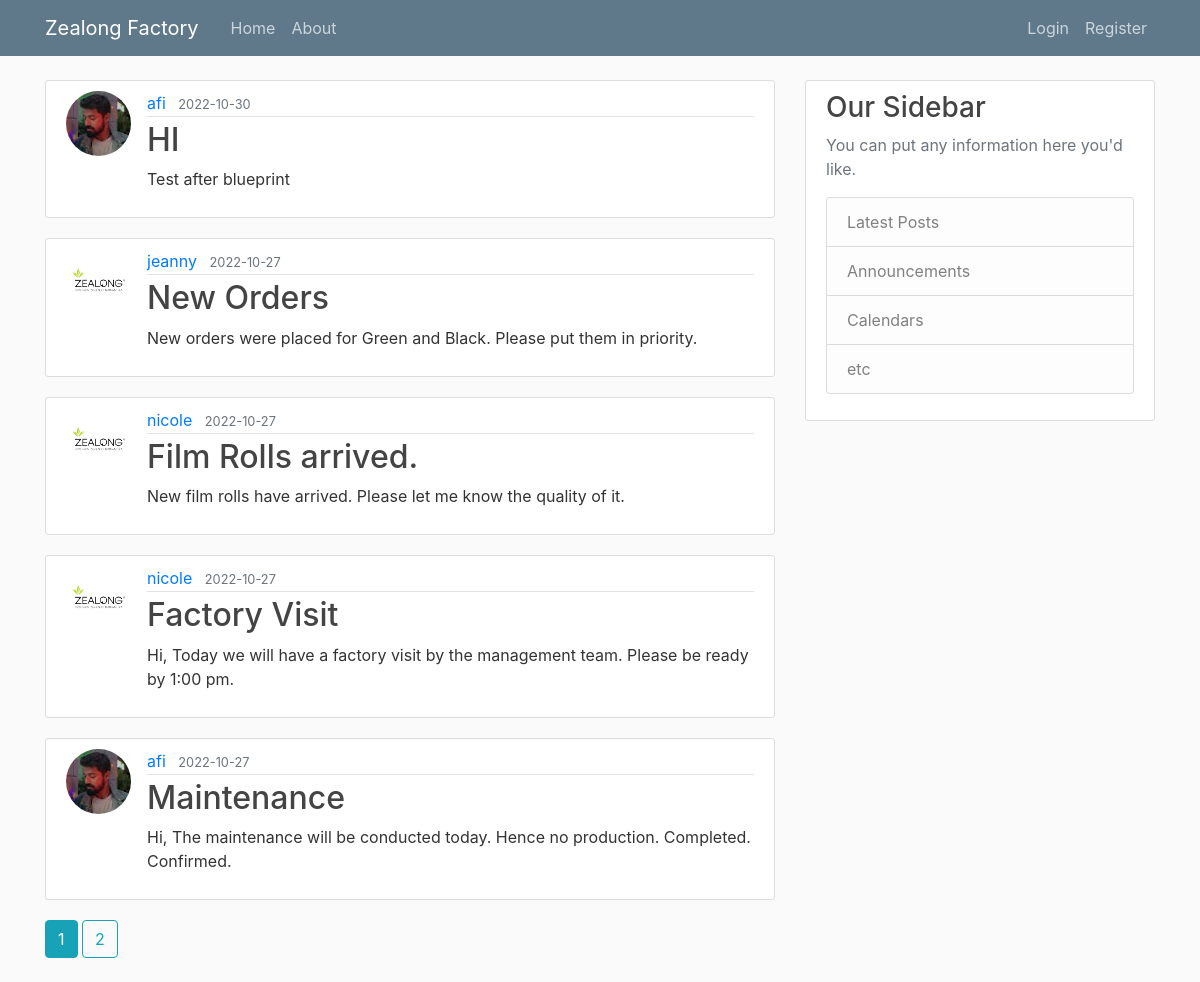
The page /home on the database its author committed.
### flaskblog/models.py (models this page shows, shortened)
class Post(db.Model):
    id = db.Column(db.Integer, primary_key=True)
    title = db.Column(db.String(100),nullable=False)
    date_posted = db.Column(db.DateTime,nullable=False,default=datetime.utcnow)
    content = db.Column(db.Text, nullable=False)
    user_id = db.Column(db.Integer,db.ForeignKey('user.id'), nullable =False)

class User(db.Model, UserMixin):
    id = db.Column(db.Integer, primary_key=True) #primary key coz, unique id for our user
    username =db.Column(db.String(20),unique=True, nullable=False)
    email =db.Column(db.String(120),unique=True, nullable=False)
    image_file =db.Column(db.String(20), nullable=False, default='default.jpg') # removed unique since they can have a default pic
    password= db.Column(db.String(60),nullable=False) #not unique, since people can have same passwords
    posts =db.relationship('Post' ,backref='author', lazy =True)

### flaskblog/main/routes.py (the view)
@main.route("/")
@main.route("/home")
def home():
    page =request.args.get('page', 1 ,type =int)
    posts = Post.query.order_by(Post.date_posted.desc()).paginate(page =page, per_page =5)
    return render_template('home.html', posts=posts) # posts argument = posts list

### flaskblog/templates/home.html
{% extends "layout.html" %}
{% block content %}
    {% for post in posts.items %}
        <article class="media content-section">
          <img class="rounded-circle article-img" src="{{ url_for('static', filename='profile_pics/' + post.author.image_file) }}">
          <div class="media-body">
            <div class="article-metadata">
              <a class="mr-2" href="{{ url_for('users.user_posts',username=post.author.username) }}">{{ post.author.username }}</a>
              <small class="text-muted">{{ post.date_posted.strftime('%Y-%m-%d') }}</small>
            </div>
            <h2><a class="article-title" href="{{ url_for('posts.post', post_id=post.id) }}">{{ post.title }}</a></h2>
            <p class="article-content">{{ post.content }}</p>
          </div>
        </article>
    {% endfor %}
    {% for page_num in posts.iter_pages(left_edge=1, right_edge=1, left_current=1, right_current=2) %}
      {% if page_num %}
        {% if posts.page == page_num %}
          <a class="btn btn-info mb-4" href="{{ url_for('main.home', page=page_num) }}">{{ page_num }}</a>
        {% else %}
          <a class="btn btn-outline-info mb-4" href="{{ url_for('main.home', page=page_num) }}">{{ page_num }}</a>
        {% endif %}
      {% else %}
        ...
      {% endif %}
    {% endfor %}
{% endblock content %}

### flaskblog/templates/layout.html (shortened to what this page needs)
<!DOCTYPE html>
<html lang="en">
<head>
    <link rel="stylesheet" href="https://cdn.jsdelivr.net/npm/bootstrap@4.3.1/dist/css/bootstrap.min.css">
    <link rel="stylesheet" type="text/css" href="{{url_for('static',filename='main.css')}}">
</head>
<body>
     <header class="site-header">
        <nav class="navbar navbar-expand-md navbar-dark bg-steel fixed-top">
          <div class="container">
            <a class="navbar-brand mr-4" href="/">Zealong Factory</a>
            <div class="collapse navbar-collapse" id="navbarToggle">
              <div class="navbar-nav mr-auto">
                <a class="nav-item nav-link" href="{{url_for('main.home')}}">Home</a>
                <a class="nav-item nav-link" href="{{url_for('main.about')}}">About</a>
              </div>
              <div class="navbar-nav">
                {% if current_user.is_authenticated %}
                <a class="nav-item nav-link" href="{{url_for('posts.new_post')}}">New Post</a>
                <a class="nav-item nav-link" href="{{url_for('users.account')}}">Account</a>
                  <a class="nav-item nav-link" href="{{url_for('users.logout')}}">Logout</a>
                {% else %}
                  <a class="nav-item nav-link" href="{{url_for('users.login')}}">Login</a>
                  <a class="nav-item nav-link" href="{{url_for('users.register')}}">Register</a>
                {% endif %}
              </div>
            </div>
          </div>
        </nav>
      </header>
     <main role="main" class="container">
        <div class="row">
          <div class="col-md-8">
            {% block content %}{% endblock %}
          </div>
          <div class="col-md-4">
            <div class="content-section">
              <h3>Our Sidebar</h3>
              <p class='text-muted'>You can put any information here you'd like.
                <ul class="list-group">
                  <li class="list-group-item list-group-item-light">Latest Posts</li>
                  <li class="list-group-item list-group-item-light">Announcements</li>
                  <li class="list-group-item list-group-item-light">Calendars</li>
                  <li class="list-group-item list-group-item-light">etc</li>
                </ul>
              </p>
            </div>
          </div>
        </div>
     </main>
</body>

### flaskblog/static/main.css (style rules this page uses)
body { background: #fafafa; color: #333333; margin-top: 5rem; }
h1, h2, h3, h4, h5, h6 { color: #444444; }
.bg-steel { background-color: #5f788a; }
.site-header .navbar-nav .nav-link { color: #cbd5db; }
.content-section { background: #ffffff; padding: 10px 20px; border: 1px solid #dddddd; border-radius: 3px; margin-bottom: 20px; }
.article-title { color: #444444; }
.article-content { white-space: pre-line; }
.article-img { height: 65px; width: 65px; margin-right: 16px; }
.article-metadata { padding-bottom: 1px; margin-bottom: 4px; border-bottom: 1px solid #e3e3e3 }

### rows shown on the page
Post: image_file (picture), author.username "afi", date_posted "2022-10-30", title "HI", content "Test after blueprint"
Post: image_file (placeholder picture), author.username "jeanny", date_posted "2022-10-27", title "New Orders", content "New orders were placed for Green and Black. Please put them in priority."
Post: image_file (placeholder picture), author.username "nicole", date_posted "2022-10-27", title "Film Rolls arrived.", content "New film rolls have arrived. Please let me know the quality of it."
Post: image_file (placeholder picture), author.username "nicole", date_posted "2022-10-27", title "Factory Visit", content "Hi, Today we will have a factory visit by the management team. Please be ready by 1:00 pm."
Post: image_file (picture), author.username "afi", date_posted "2022-10-27", title "Maintenance", content "Hi, The maintenance will be conducted today. Hence no production. Completed. Confirmed."

### other values the page prints
{{ page_num }} "1"
{{ page_num }} "2"
